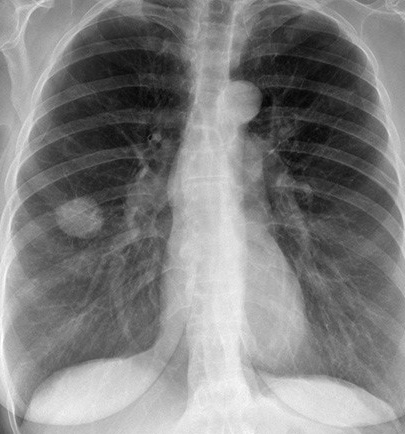
#> input picture database/t1.jpg, 405 x 434 px, found by its file name
$ jupyter execute Projeto_Final_PI_2023.ipynb
#> lines starting #> are read from the running program, lines starting #| are printed output that depends on the picture
<a href="https://colab.research.google.com/github/rmorraye/Image-Processing-medical-filters-py/blob/main/Projeto_Final_PI_2023.ipynb" target="_parent"></a>

[cell 1]
# Conectar ao google drive
from google.colab import drive
drive.mount('/content/drive')

[cell 2]
# Importar as bibliotecas do opencv
import numpy as np
import cv2
from google.colab.patches import cv2_imshow
import matplotlib.pyplot as plt

# Caminho para a imagem (mude caso tente executar em sua máquina)
path = '/content/drive/MyDrive/PIM - 2023/Projeto/database/t1.jpg'

# Ler e printar a imagem
img_src = cv2.imread(path)
#> img_src is the input picture: shape (434, 405, 3); min 1, max 255, mean 128.8
cv2_imshow(img_src)

[cell 3]
# Aplicar e printar a imagem com median blur com ksize = 21
blurred = cv2.medianBlur(img_src, 21)
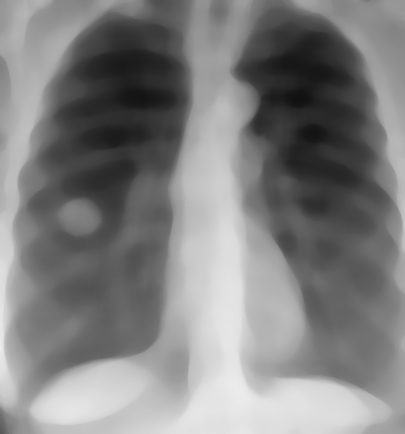
#> blurred: shape (434, 405, 3); min 17, max 236, mean 128.5
cv2_imshow(blurred)

[cell 4]
# Aplicação da mascara para detecção de bordas na imagem sem blur
edgesx = cv2.Scharr(img_src, -1, dx=1, dy=0, scale=0.75,
                       delta=0, borderType=cv2.BORDER_DEFAULT)
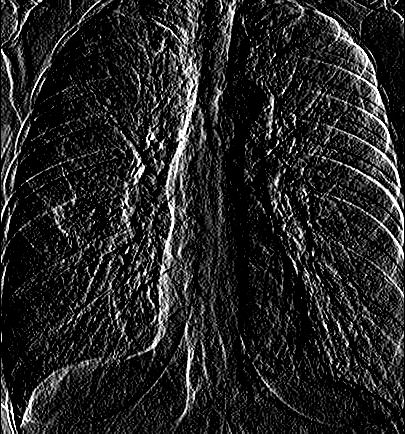
#> edgesx: shape (434, 405, 3); min 0, max 255, mean 36.6
edgesy = cv2.Scharr(img_src, -1, dx=0, dy=1, scale=0.75,
                       delta=0, borderType=cv2.BORDER_DEFAULT)
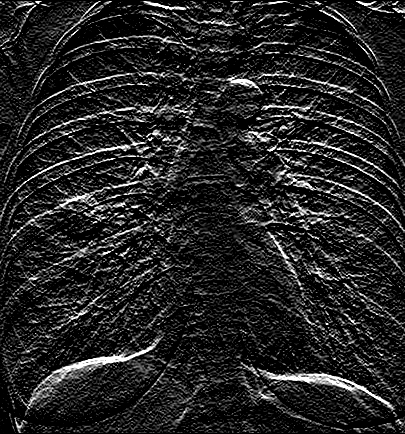
#> edgesy: shape (434, 405, 3); min 0, max 255, mean 36.7
edges1 = edgesx + edgesy
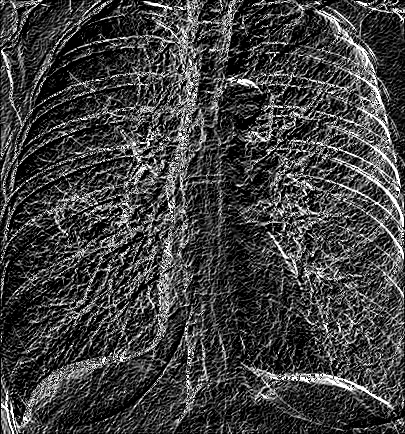
#> edges1: shape (434, 405, 3); min 0, max 255, mean 64.2

# Print do resultado do processamento
cv2_imshow(edges1)


# Aplicação da mascara para detecção de bordas na imagem com blur
edgesx = cv2.Scharr(blurred, -1, dx=1, dy=0, scale=1,
                       delta=0, borderType=cv2.BORDER_DEFAULT)
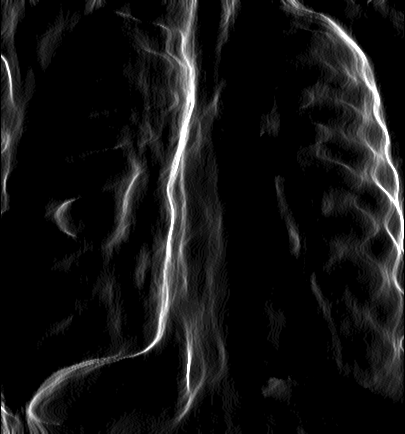
#> edgesx: shape (434, 405, 3); min 0, max 255, mean 20
edgesy = cv2.Scharr(blurred, -1, dx=0, dy=1, scale=0.75,
                       delta=0, borderType=cv2.BORDER_DEFAULT)
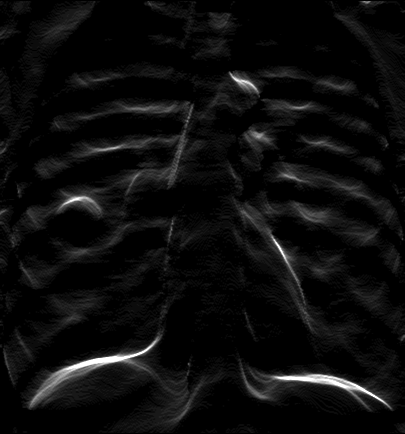
#> edgesy: shape (434, 405, 3); min 0, max 255, mean 12.4
edges2 = edgesx + edgesy
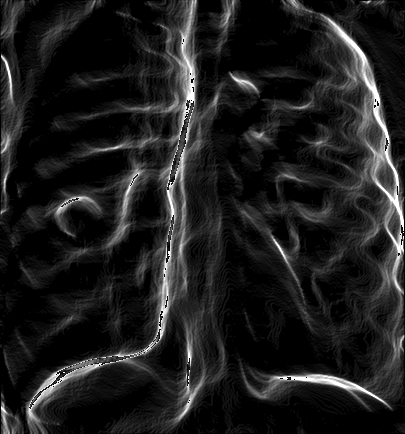
#> edges2: shape (434, 405, 3); min 0, max 255, mean 30.4

# Print do resultado do processamento
cv2_imshow(edges2)

$ run again, with database/t2.jpg copied over database/t1.jpg
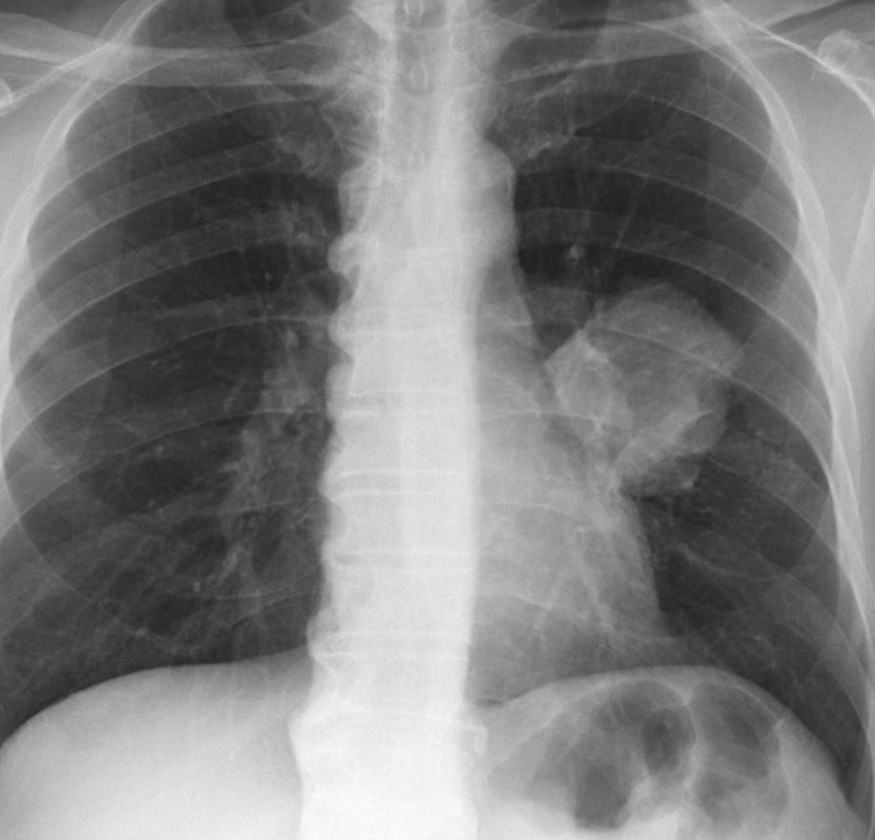
#> input picture database/t2.jpg, 875 x 840 px, found by its file name
#> img_src is the input picture: shape (840, 875, 3); min 31, max 255, mean 124.9
#> `edges1 = edgesx + edgesy`:
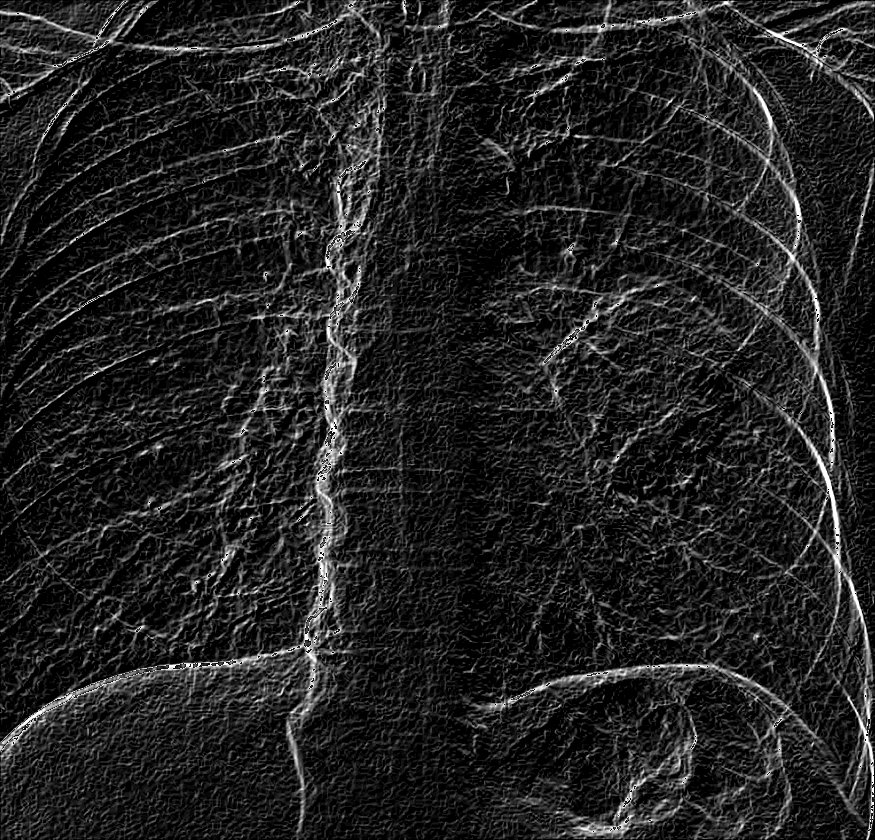
#> edges1: shape (840, 875, 3); min 0, max 255, mean 34.8
#> `edges2 = edgesx + edgesy`:
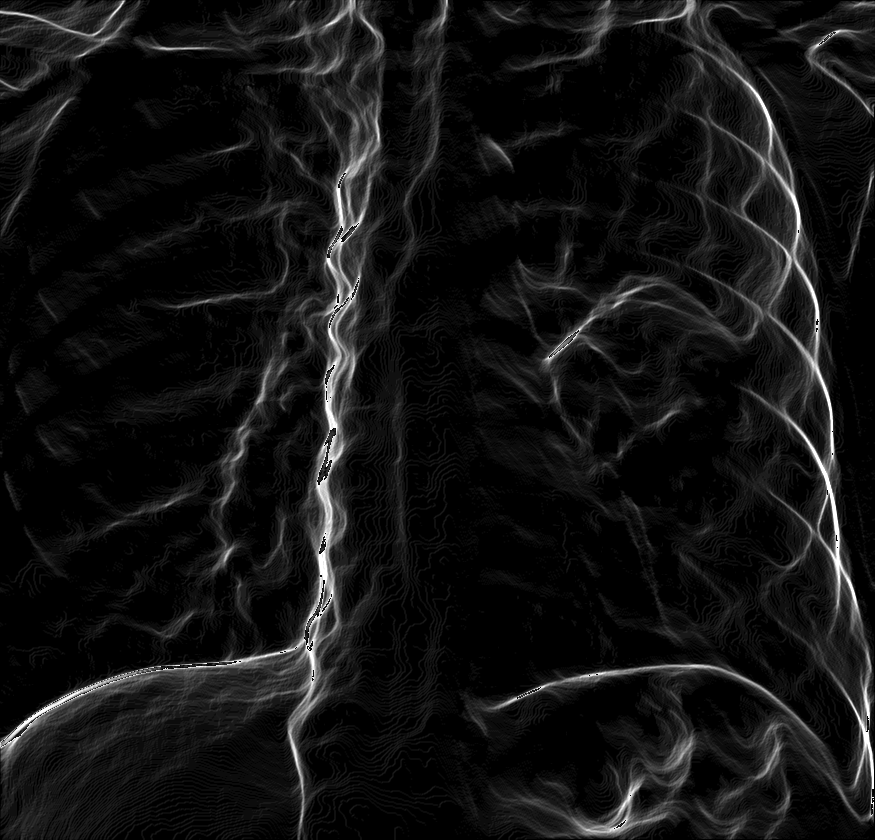
#> edges2: shape (840, 875, 3); min 0, max 255, mean 18.5
